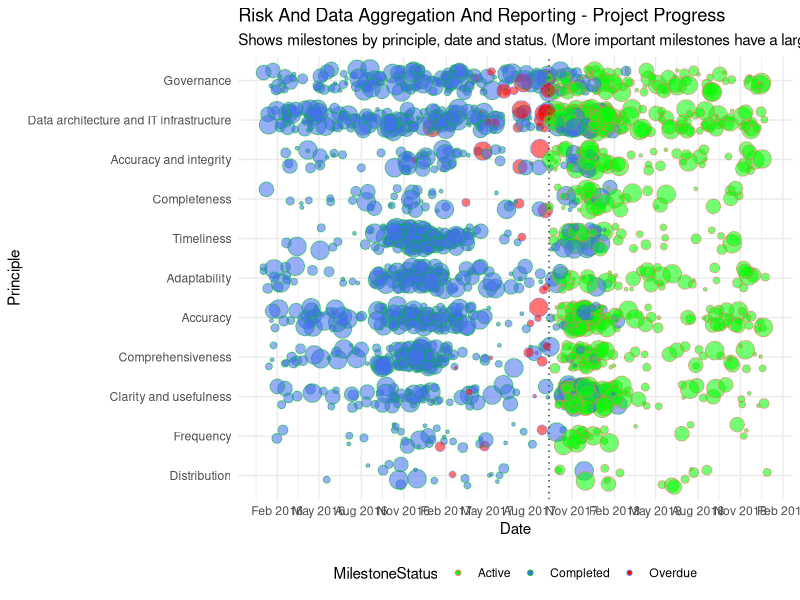

The R source for this figure:
## ---- chunk 1
if ("tidyr" %in% rownames(installed.packages()) == FALSE) {install.packages("tidyr", repos = "http://cran.ma.imperial.ac.uk/")}
if ("dplyr" %in% rownames(installed.packages()) == FALSE) {install.packages("dplyr", repos = "http://cran.ma.imperial.ac.uk/")}
if ("readr" %in% rownames(installed.packages()) == FALSE) {install.packages("readr", repos = "http://cran.ma.imperial.ac.uk/")}
if ("ggplot2" %in% rownames(installed.packages()) == FALSE) {install.packages("ggplot2", repos = "http://cran.ma.imperial.ac.uk/")}
if ("forcats" %in% rownames(installed.packages()) == FALSE) {install.packages("forcats", repos = "http://cran.ma.imperial.ac.uk/")}
if ("scales" %in% rownames(installed.packages()) == FALSE) {install.packages("scales", repos = "http://cran.ma.imperial.ac.uk/")}
if ("stringr" %in% rownames(installed.packages()) == FALSE) {install.packages("stringr", repos = "http://cran.ma.imperial.ac.uk/")}
if ("openxlsx" %in% rownames(installed.packages()) == FALSE) {install.packages("openxlsx", repos = "http://cran.ma.imperial.ac.uk/")}
## ---- chunk 2
library(tidyr)
library(dplyr)
library(readr)
library(ggplot2)
library(forcats)
library(stringr)
library(scales)
library(openxlsx)
## ---- chunk 3
# This csv contains the 11 principles 
(df_p <-readr::read_csv("Principle.csv"))
## ---- chunk 4

# There are 11 principle with keys 1 through 11.  The next lines generate a vector 
# of principle keys contain 30 Principle 1, 35 Principle 2 and so on
# This vector is used in a sample function to generate milestones.

# Overall, principles 1 and 2 have many milestones, 10 and 11 have relatively fewer
principle_dist <- c(rep(1:11, c(30, 35, 10, 7, 8, 17, 22, 10, 10, 5, 3)))

# This distribution will generate relatively more milestones for principle 6 and 9
principle_dist1 <- c(rep(1:11, c(10, 11, 10, 7, 45, 17, 22, 40, 10, 5, 2)))

# This distribution will generate relatively more milestones for principle 2, 7 and 9
principle_dist2 <- c(rep(1:11, c(5, 35, 10, 7, 8, 2, 22, 10, 30, 5, 1)))

# The project runs from 2016 to 2018 inclusive.  

project_length_days = 365 * 3 # 3 years
project_start_date <- as.Date("2016-01-01")

project_critical_date1 <- as.Date("2016-12-05")
project_critical_date2 <- as.Date("2017-12-01")

current_date <- as.Date("2017-09-12")

# This give a distribution for the relative weights (importance) of the milestones
weight_values <- c(0.1, 0.3, 0.5, 0.9, 2.7, 5)

milestone_status_values <- c("Active", "Completed")

## ---- chunk 5
# Generate a baseline of milestones evenly spread over the project timescale
n <- 1000
df <- data_frame(
  PrincipleKey = sample(principle_dist, n, replace = TRUE),
  MilestoneDate = sample(project_start_date + 1:project_length_days, n, replace = TRUE)
)

# Generate a overlay of milestones clustered around critical_date_1 and with a different distribution over the principles
n <- 500
df_bump1 <- data_frame(
  PrincipleKey = sample(principle_dist1, n, replace = TRUE),
  MilestoneDate = project_critical_date1 + floor(rnorm(n, 0, 50))
)

# Generate another overlay of milestones clustered around critical_date_2 and also with a different distribution over the principles
n <- 600
df_bump2 <- data_frame(
  PrincipleKey = sample(principle_dist2, n, replace = TRUE),
  MilestoneDate = project_critical_date2 + floor(rnorm(n, 0, 30))
)

# Combined to get the final set of milestone data
df_total <- bind_rows(df, df_bump1, df_bump2)

# Add status information (whether active, complted or overdue) to the milestones.
# Firstly, assign an active or completed status based on the current_date 
# (using rnorm to allow some leeway so some future milesones are completed and some past one are active)
# Then update all historic milestones with active status to overdue status.
n_total <- nrow(df_total)
df_total <-
  df_total %>%
  mutate(
    MilestoneKey = 1:n_total,
    MilestoneStatus = ifelse(MilestoneDate > current_date + rnorm(n_total, 0, 120), "Active", "Completed"),
    MilestoneStatus = ifelse(MilestoneDate < current_date & MilestoneStatus == "Active", "Overdue", MilestoneStatus),
    Weight = sample(weight_values, n_total, replace = TRUE)
  )

# Join on the principle name and remove the surrogate key to get the visual-ready dataset.
df_final <- df_total %>%
  inner_join(df_p, by = "PrincipleKey") %>%
  mutate(PrincipleName = fct_reorder(PrincipleName, -PrincipleKey))

df_final
## ---- chunk 6
ggplot(df_final, aes(x =  MilestoneDate, y = PrincipleName, col = MilestoneStatus, 
                fill = MilestoneStatus)) +
  geom_jitter(aes(alpha = 0.4, size = Weight),  width = 0.3, height = 0.3, shape = 21) +
  scale_x_date("Date", date_breaks = "3 months", date_labels = "%b %Y") +
  scale_y_discrete("Principle") +
  scale_fill_manual(values = c("green","royalblue2", "red"), labels = c("Active","Completed", "Overdue")) +
  scale_size(guide = FALSE) +
  scale_alpha(guide = FALSE) +
  geom_vline(xintercept = as.numeric(current_date), linetype = "dotted", col = "gray22") +
  theme_minimal() +
  theme(legend.position = "bottom") +
  ggtitle(label = "Risk And Data Aggregation And Reporting - Project Progress",
          subtitle = "Shows milestones by principle, date and status. (More important milestones have a larger size)")
